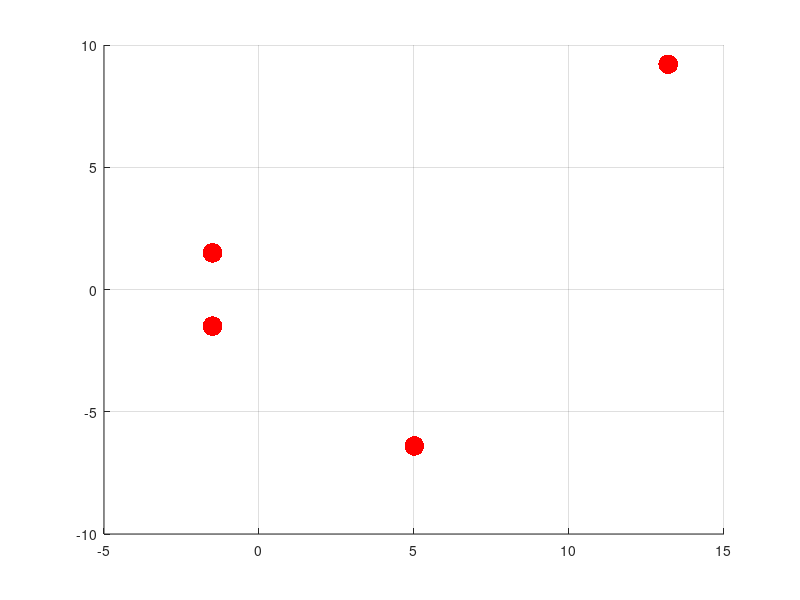

Reproduce this figure in MATLAB. (Note: this script raises an error after producing the figure.)
LandMark = [  13.2,9.21; -1.5,1.5; -1.5,-1.5;  5.01, -6.4]';
figure
axis ([-2 2 -8 10])
scatter(LandMark(1,:),LandMark(2,:),200, 'r','filled');
grid on
 
LanMark

% Translate an rotate the Land Marks
alpha = pi/16 % Rotate pi/16 rad --> 22.5 degrees
tx = 0.1; % Translate 
ty = 0.2;
RotzTxy = [cos(alpha), sin(alpha), tx;...
       -sin(alpha), cos(alpha), ty;...
       0,           0,          1];
newLM = RotzTxy*[LandMark;ones(1,4)];
 
hold on;
scatter(newLM(1,:), newLM(2,:),200, 'b','filled');

%%%%%%

A = [];
for i=1:size(LandMark, 2)
    A = [A;[LandMark(1,i),LandMark(2,i),1,0]];
    A = [A;[LandMark(2,i),-LandMark(1,i),0,1]];
end
B = [];%Build Matrix B
for i=1:size(newLM, 2)
    B = [B; newLM(1,i); newLM(2,i)];
end
%Compute tx ty i tita
X = inv((A'*A))*A'*B;
tx_ST = X(3)
ty_ST = X(4)
alpha_ST = atan2(X(2),X(1))